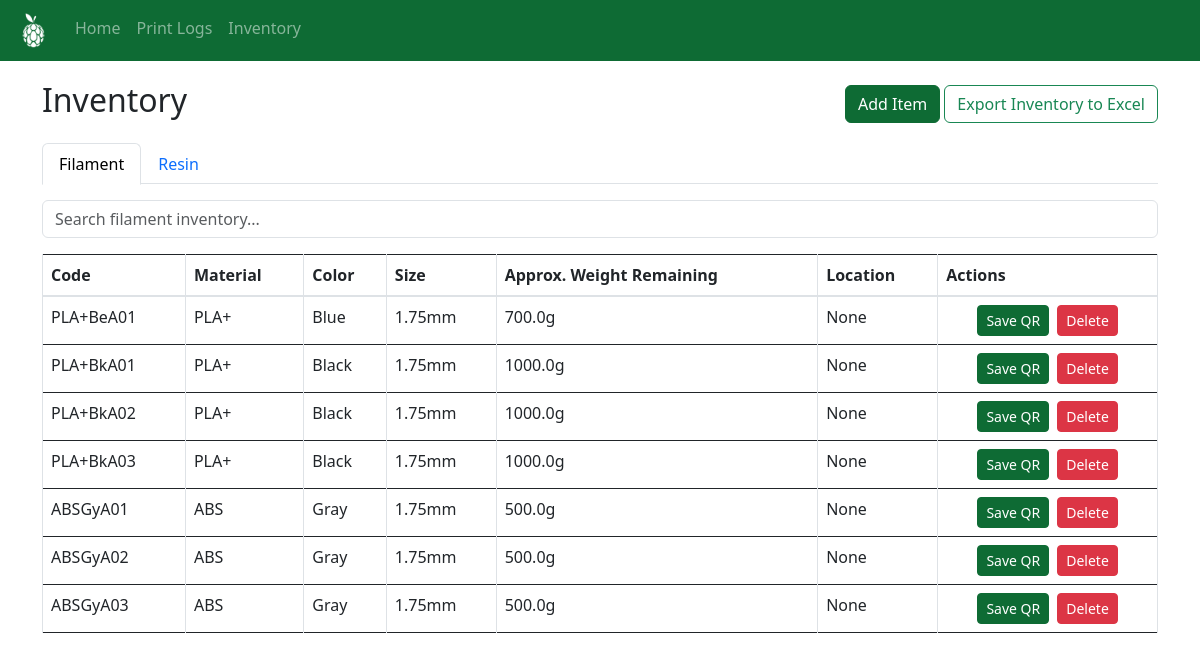
Page /inventory on the committed database.
### website/models.py (models this page shows)
class FilamentInventory(db.Model):
    id = db.Column(db.Integer, primary_key=True)
    code = db.Column(db.String(20), unique=True, nullable=False)
    material = db.Column(db.String(50), nullable=False)
    color = db.Column(db.String(50), nullable=False)
    size = db.Column(db.String(5), nullable=True)
    weight_remaining = db.Column(db.Float, nullable=True)
    qr_filename = db.Column(db.String(100))
    location = db.Column(db.String(100))

### website/views.py (the view, shortened to what this page needs)
@views.route('/inventory', methods=['GET', 'POST'])
def inventory():
    filament_form = AddFilamentForm()
    resin_form = AddResinForm()
    fmat = db.session.query(FilamentInventory.material).distinct().all()
    fcol = db.session.query(FilamentInventory.color).distinct().all()
    fmat = [m[0] for m in fmat]
    fcol = [c[0] for c in fcol]
    rmat = db.session.query(ResinInventory.material).distinct().all()
    rmat = [m[0] for m in rmat]
    filament_form.material.choices = [(m, m) for m in fmat] + [("__new__", "Add New")]
    filament_form.color.choices = [(c, c) for c in fcol] + [("__new__", "Add New")]
    resin_form.material.choices = [(m, m) for m in rmat] + [("__new__", "Add New")]
    finv = FilamentInventory.query.all()
    rinv = ResinInventory.query.all()
    return render_template("inventory.html", finv=finv, rinv=rinv, filament_form=filament_form, resin_form=resin_form)

### website/forms.py
class AddFilamentForm(FlaskForm):
    material = SelectField('Material', coerce=str, validators=[DataRequired()])
    new_material = StringField('New Material', validators=[Optional()])
    color = SelectField('Color', coerce=str, validators=[DataRequired()])
    new_color = StringField('New Color', validators=[Optional()])
    size = SelectField('Size', choices=[('1.75mm', '1.75mm'), ('2.85mm', '2.85mm')])
    approx_weight = FloatField('Approx Weight (g)', validators=[Optional()])
    quantity = IntegerField('Quantity', default=1, validators=[DataRequired()])

class AddResinForm(FlaskForm):
    material = SelectField('Material', coerce=str, validators=[DataRequired()])
    new_material = StringField('New Material', validators=[Optional()])
    printer = SelectField('Printer', choices=[
        ('Formlabs', 'Formlabs'),
        ('Phrozen', 'Phrozen')], validators=[DataRequired()])
    date_mfg = DateField('Date of Manufacture', validators=[Optional()])
    date_expiry = DateField('Date of Expiry', validators=[Optional()])
    date_delivered = DateField('Date Delivered', validators=[Optional()])
    status = SelectField('Status', choices=[
        ('Sealed', 'Sealed'),
        ('Opened', 'Opened'),
        ('In Use', 'In Use'),
        ('Expired', 'Expired'),
        ('Damaged', 'Damaged')
    ], validators=[Optional()])
    quantity = IntegerField('Quantity', default=1, validators=[DataRequired()])

### website/templates/inventory.html (shortened to what this page needs)
{% extends 'base.html' %} {% block title %}Inventory{% endblock %} {% block
content %}
<div class="d-flex justify-content-between align-items-center mb-3">
  <h2>Inventory</h2>
  <div>
    <button
      class="btn btn-success"
      data-bs-toggle="modal"
      data-bs-target="#addItemModal"
    >
      Add Item
    </button>
    <a
      href="{{ url_for('views.export_inventory') }}"
      class="btn btn-outline-success"
    >
      Export Inventory to Excel
    </a>
  </div>
</div>
<ul
  class="nav nav-tabs"
  id="inventoryTabs"
  role="tablist"
>
  <li
    class="nav-item"
    role="presentation"
  >
    <button
      class="nav-link active"
      id="filament-inv-tab"
      data-bs-toggle="tab"
      data-bs-target="#filament-inventory"
      type="button"
    >
      Filament
    </button>
  </li>
  <li
    class="nav-item"
    role="presentation"
  >
    <button
      class="nav-link"
      id="resin-inv-tab"
      data-bs-toggle="tab"
      data-bs-target="#resin-inventory"
      type="button"
    >
      Resin
    </button>
  </li>
</ul>
<div class="tab-content mt-3">
  <div
    class="tab-pane fade show active"
    id="filament-inventory"
  >
    <input
      type="text"
      id="filamentSearchInput"
      class="form-control mb-3"
      placeholder="Search filament inventory..."
    />
    <div class="table-responsive">
      <table
        id="filamentTable"
        class="table table-bordered table-hover"
      >
        <thead>
          <tr>
            <th onclick="sortTable('filamentTable', 0)">Code</th>
            <th onclick="sortTable('filamentTable', 1)">Material</th>
            <th onclick="sortTable('filamentTable', 2)">Color</th>
            <th onclick="sortTable('filamentTable', 3)">Size</th>
            <th onclick="sortTable('filamentTable', 4)">
              Approx. Weight Remaining
            </th>
            <th onclick="sortTable('filamentTable', 5)">Location</th>
            <th>Actions</th>
          </tr>
        </thead>
        <tbody>
          {% for item in finv %}
          <tr>
            <td>{{ item.code }}</td>
            <td>{{ item.material }}</td>
            <td>{{ item.color }}</td>
            <td>{{ item.size }}</td>
            <td>{{ item.weight_remaining }}g</td>
            <td>{{ item.location }}</td>
            <td class="text-center">
              <div
                class="d-flex justify-content-center align-items-center gap-2"
              >
                <form
                  method="GET"
                  action="{{ url_for('views.download_qr', code=item.code) }}"
                >
                  <button
                    type="submit"
                    class="btn btn-success btn-sm"
                  >
                    Save QR
                  </button>
                </form>
                <form
                  method="POST"
                  action="{{ url_for('views.delete_filament', item_id=item.id) }}"
                  onsubmit="return confirm('Are you sure you want to delete this item?');"
                >
                  <button
                    type="submit"
                    class="btn btn-danger btn-sm"
                  >
                    Delete
                  </button>
                </form>
              </div>
            </td>
          </tr>
          {% endfor %}
        </tbody>
      </table>
    </div>
  </div>
</div>
{% endblock %}

### website/templates/base.html (shortened to what this page needs)
<!doctype html>
<html>
  <head>
    <link
      rel="stylesheet"
      href="https://stackpath.bootstrapcdn.com/bootstrap/4.4.1/css/bootstrap.min.css"
    />
    <link
      rel="stylesheet"
      href="https://stackpath.bootstrapcdn.com/font-awesome/4.7.0/css/font-awesome.min.css"
    />
    <link
      href="https://cdn.jsdelivr.net/npm/bootstrap@5.3.0/dist/css/bootstrap.min.css"
      rel="stylesheet"
    />
  </head>
  <body>
    <nav class="navbar navbar-expand-lg navbar-dark bg-success px-3">
      <div
        class="collapse navbar-collapse"
        id="navbar"
      >
        <div class="navbar-nav">
          <a
            class="navbar-brand"
            href="{{ url_for('views.dashboard') }}"
          >
            <img
              src="{{ url_for('static', filename='icon-w.png') }}"
              alt="Home"
              style="height: 35px"
            />
          </a>
          <a
            class="nav-item nav-link"
            id="dashboard"
            href="/"
            >Home</a
          >
          <a
            class="nav-item nav-link"
            id="activities"
            href="/activities"
            >Print Logs</a
          >
          <a
            class="nav-item nav-link"
            id="inventory"
            href="/inventory"
            >Inventory</a
          >
        </div>
      </div>
    </nav>
    <div class="container">{% block content %} {% endblock %}</div>
  </body>
</html>

### website/templates/base.html (style rules this page uses)
.bg-success { background-color: #0e6b34 !important; }
.btn-success { background-color: #0e6b34 !important; border-color: #0e6b34 !important; }
body { padding-top: 0px; }
.container { padding-top: 20px; }

### rows in the picture
FilamentInventory: code "PLA+BeA01", material "PLA+", color "Blue", size "1.75mm", weight_remaining "700.0", location "None"
FilamentInventory: code "PLA+BkA01", material "PLA+", color "Black", size "1.75mm", weight_remaining "1000.0", location "None"
FilamentInventory: code "PLA+BkA02", material "PLA+", color "Black", size "1.75mm", weight_remaining "1000.0", location "None"
FilamentInventory: code "PLA+BkA03", material "PLA+", color "Black", size "1.75mm", weight_remaining "1000.0", location "None"
FilamentInventory: code "ABSGyA01", material "ABS", color "Gray", size "1.75mm", weight_remaining "500.0", location "None"
FilamentInventory: code "ABSGyA02", material "ABS", color "Gray", size "1.75mm", weight_remaining "500.0", location "None"
FilamentInventory: code "ABSGyA03", material "ABS", color "Gray", size "1.75mm", weight_remaining "500.0", location "None"
